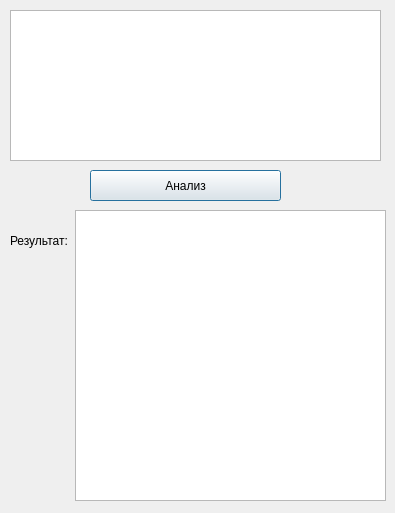
<?xml version="1.0" encoding="UTF-8"?>
<ui version="4.0">
 <class>MyMainWindow</class>
 <widget class="QDialog" name="MyMainWindow">
  <property name="geometry">
   <rect>
    <x>0</x>
    <y>0</y>
    <width>395</width>
    <height>513</height>
   </rect>
  </property>
  <property name="sizePolicy">
   <sizepolicy hsizetype="Fixed" vsizetype="Fixed">
    <horstretch>0</horstretch>
    <verstretch>0</verstretch>
   </sizepolicy>
  </property>
  <property name="windowTitle">
   <string>Анализ текста</string>
  </property>
  <widget class="QPlainTextEdit" name="plainTextEdit">
   <property name="geometry">
    <rect>
     <x>10</x>
     <y>10</y>
     <width>371</width>
     <height>151</height>
    </rect>
   </property>
   <property name="palette">
    <palette>
     <active>
      <colorrole role="Text">
       <brush brushstyle="SolidPattern">
        <color alpha="255">
         <red>0</red>
         <green>0</green>
         <blue>0</blue>
        </color>
       </brush>
      </colorrole>
     </active>
     <inactive>
      <colorrole role="Text">
       <brush brushstyle="SolidPattern">
        <color alpha="255">
         <red>0</red>
         <green>0</green>
         <blue>0</blue>
        </color>
       </brush>
      </colorrole>
     </inactive>
     <disabled/>
    </palette>
   </property>
   <property name="plainText">
    <string/>
   </property>
   <property name="placeholderText">
    <string>Введите текст</string>
   </property>
  </widget>
  <widget class="QPushButton" name="pushButton_2">
   <property name="geometry">
    <rect>
     <x>90</x>
     <y>170</y>
     <width>191</width>
     <height>31</height>
    </rect>
   </property>
   <property name="text">
    <string>Анализ</string>
   </property>
  </widget>
  <widget class="QLabel" name="label">
   <property name="geometry">
    <rect>
     <x>10</x>
     <y>230</y>
     <width>71</width>
     <height>21</height>
    </rect>
   </property>
   <property name="text">
    <string>Результат:</string>
   </property>
  </widget>
  <widget class="QTextBrowser" name="textBrowser">
   <property name="geometry">
    <rect>
     <x>75</x>
     <y>210</y>
     <width>311</width>
     <height>291</height>
    </rect>
   </property>
   <property name="palette">
    <palette>
     <active>
      <colorrole role="Text">
       <brush brushstyle="SolidPattern">
        <color alpha="255">
         <red>0</red>
         <green>0</green>
         <blue>0</blue>
        </color>
       </brush>
      </colorrole>
     </active>
     <inactive>
      <colorrole role="Text">
       <brush brushstyle="SolidPattern">
        <color alpha="255">
         <red>0</red>
         <green>0</green>
         <blue>0</blue>
        </color>
       </brush>
      </colorrole>
     </inactive>
     <disabled/>
    </palette>
   </property>
  </widget>
 </widget>
 <resources/>
 <connections/>
</ui>
